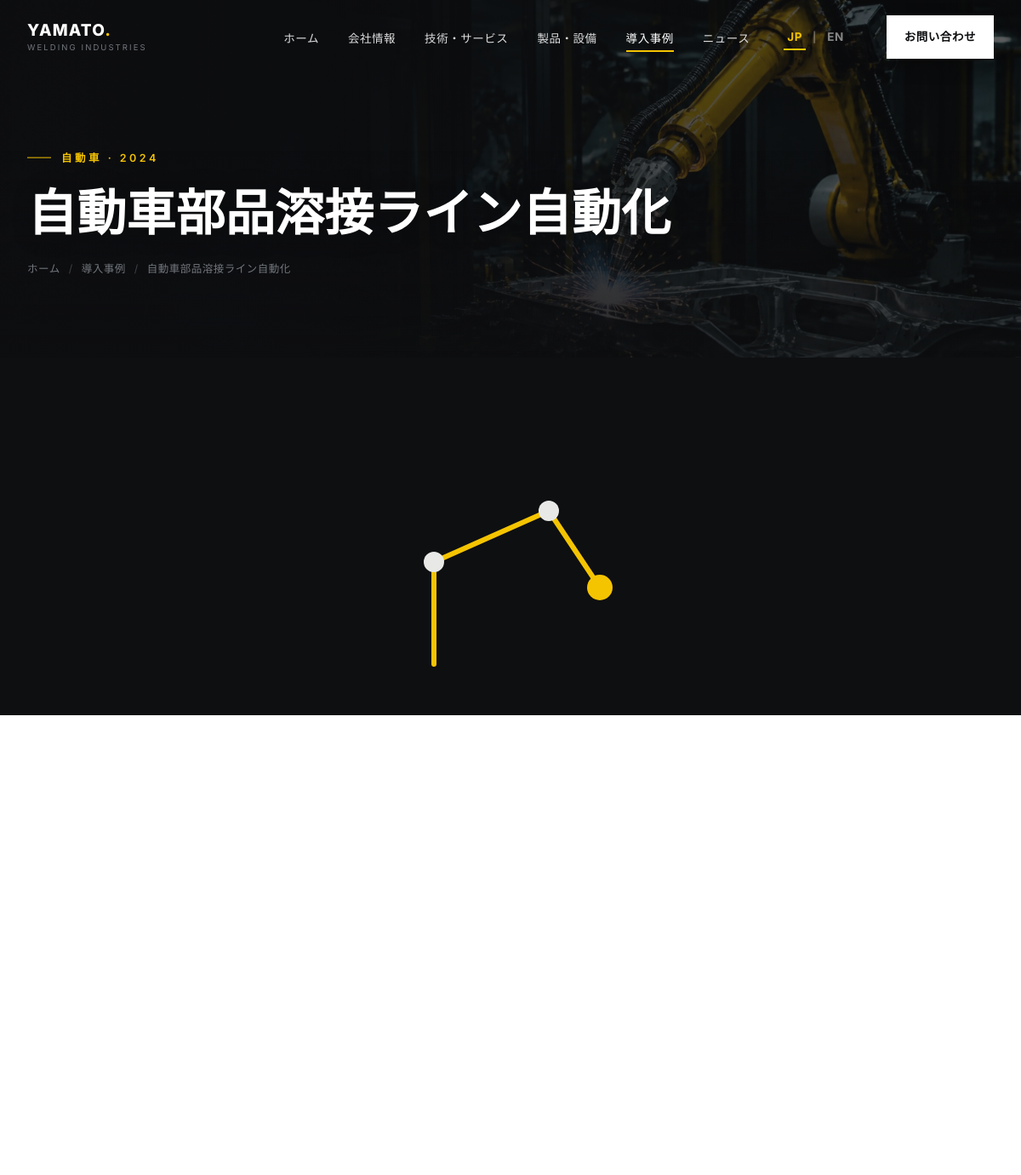
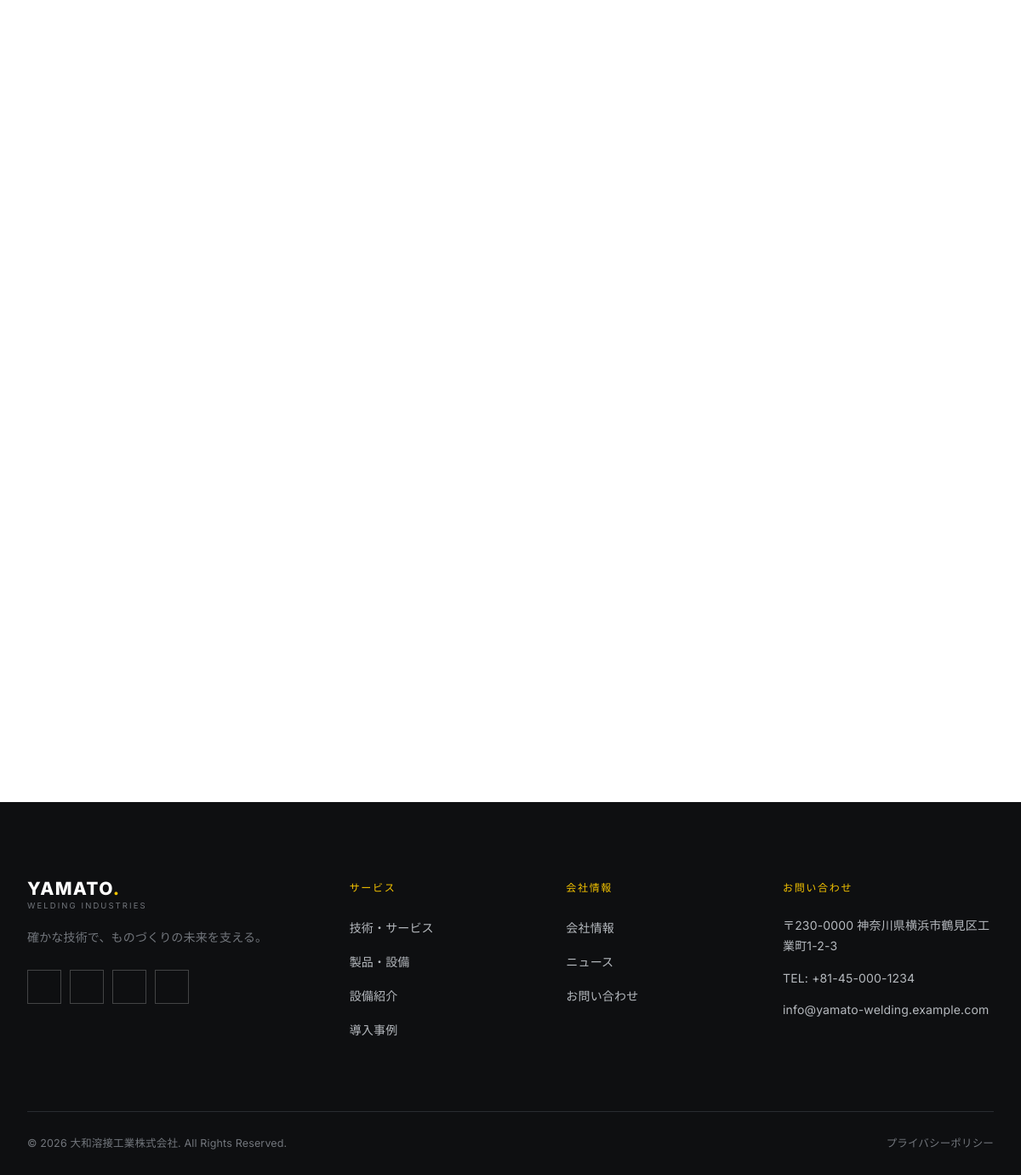
The page /project-detail.php?slug=automotive-welding-line-automation on the database its author committed (2 pictures, top to bottom).
### tables this page shows
CREATE TABLE projects (
    id INT AUTO_INCREMENT PRIMARY KEY,
    name_ja VARCHAR(255) NOT NULL,
    name_en VARCHAR(255) NOT NULL,
    industry_ja VARCHAR(100),
    industry_en VARCHAR(100),
    year VARCHAR(10),
    location_ja VARCHAR(100),
    location_en VARCHAR(100),
    description_ja TEXT,
    description_en TEXT,
    challenge_ja TEXT,
    challenge_en TEXT,
    solution_ja TEXT,
    solution_en TEXT,
    technology_ja TEXT,
    technology_en TEXT,
    result_ja TEXT,
    result_en TEXT,
    image VARCHAR(255),
    gallery TEXT,
    slug VARCHAR(255) UNIQUE,
    status TINYINT(1) DEFAULT 1,
    created_at TIMESTAMP DEFAULT CURRENT_TIMESTAMP
);

### includes/language.php (called while the page is built, shortened)
<?php
$CURRENT_LANG = $_SESSION['site_lang'];
$LANG = require __DIR__ . '/lang/' . $CURRENT_LANG . '.php';
function t(string $key): string
{
    global $LANG;
    return $LANG[$key] ?? $key;
}
function tf(array $row, string $field): string
{
    global $CURRENT_LANG;
    $primary   = $row[$field . '_' . $CURRENT_LANG] ?? '';
    $fallback  = $CURRENT_LANG === 'ja'
        ? ($row[$field . '_en'] ?? '')
        : ($row[$field . '_ja'] ?? '');
    $value = trim((string) $primary) !== '' ? $primary : $fallback;
    return (string) $value;
}

### project-detail.php (the view, shortened to what this page needs)
<?php
require_once __DIR__ . '/includes/functions.php';
require_once __DIR__ . '/includes/language.php';
$pdo = getPDO();
$slug = clean($_GET['slug'] ?? '');
$stmt = $pdo->prepare("SELECT * FROM projects WHERE slug = :slug AND status = 1");
$stmt->execute([':slug' => $slug]);
$project = $stmt->fetch();
$stmt = $pdo->prepare("SELECT * FROM projects WHERE status = 1 AND id != :id ORDER BY created_at DESC LIMIT 3");
$stmt->execute([':id' => $project['id']]);
$related = $stmt->fetchAll();
$pageHeaderImage = page_header_image_url($project['image'] ?? null, 'projects', 1);
include __DIR__ . '/includes/header.php';
?>
<section class="page-header" style="--page-header-bg:url('<?= e($pageHeaderImage) ?>');">
    <div class="container">
        <div class="eyebrow"><?= e(tf($project, 'industry')) ?> · <?= e($project['year']) ?></div>
        <h1 class="page-title"><?= e(tf($project, 'name')) ?></h1>
        <div class="breadcrumb">
            <a href="<?= e(base_url('index.php')) ?>"><?= e(t('breadcrumb_home')) ?></a>
            <span class="sep">/</span>
            <a href="<?= e(base_url('projects.php')) ?>"><?= e(t('nav_projects')) ?></a>
            <span class="sep">/</span>
            <span><?= e(tf($project, 'name')) ?></span>
        </div>
    </div>
</section>
<div class="detail-hero-media">
    <img src="<?= e(image_url($project['image'], 'projects')) ?>" alt="<?= e(tf($project, 'name')) ?>">
</div>
<section class="section section--white">
    <div class="container">
        <div class="detail-grid">
            <div>
            </div>
        </div>
        <?php if (!empty($related)): ?>
        <div class="grid-cards">
        </div>
        <?php endif; ?>
    </div>
</section>
<?php include __DIR__ . '/includes/footer.php'; ?>

### assets/css/style.css (style rules this page uses)
:root { --c-black: #0E0F11; --c-graphite: #191B1F; --c-dark-gray: #292C31; --c-gray: #72767C; --c-light-gray: #E8E9E7; --c-white: #FFFFFF; --c-off-white: #F5F5F2; --c-yellow: #F5C400; --font-jp: 'Noto Sans JP', 'Inter', sans-serif; --font-en: 'Inter', 'Noto Sans JP', sans-serif; --container: 1240px; --gutter: 32px; --header-h: 88px; --ease: cubic-bezier(.22, .61, .36, 1); --transition: 0.5s var(--ease); }
html[lang="ja"] { --font-body: var(--font-jp); }
*, *::before, *::after { box-sizing: border-box; }
html { scroll-behavior: smooth; }
body { margin: 0; font-family: var(--font-body, var(--font-jp)); color: var(--c-graphite); background: var(--c-white); -webkit-font-smoothing: antialiased; line-height: 1.75; font-size: 16px; letter-spacing: 0.01em; overflow-x: hidden; }
img { max-width: 100%; display: block; }
a { color: inherit; text-decoration: none; }
h1, h2, h3, h4, p { margin: 0; }
.container { max-width: var(--container); margin: 0 auto; padding: 0 var(--gutter); }
.section { padding: 120px 0; position: relative; }
.section--white { background: var(--c-white); color: var(--c-graphite); }
.eyebrow { display: inline-flex; align-items: center; gap: 12px; font-family: var(--font-en); font-size: 12.5px; font-weight: 600; letter-spacing: 0.28em; text-transform: uppercase; color: var(--c-yellow); margin-bottom: 20px; }
.eyebrow::before { content: ""; width: 28px; height: 1px; background: var(--c-yellow); }
.grid-cards { display: grid; grid-template-columns: repeat(3, 1fr); gap: 40px; }
.page-header { position: relative; isolation: isolate; min-height: 420px; display: flex; align-items: center; padding: calc(var(--header-h) + 58px) 0 64px; background-color: var(--c-black); color: var(--c-white); overflow: hidden; }
.page-header::before { content: ""; position: absolute; inset: -70px -24px; z-index: -2; background-image: linear-gradient(90deg, rgba(14,15,17,0.91) 0%, rgba(14,15,17,0.78) 50%, rgba(14,15,17,0.62) 100%), var(--page-header-bg, url('../images/hero-machining-v2.jpg')); background-size: cover; background-position: center; transform: translate3d(0, var(--parallax-y, 0px), 0); will-change: transform; }
.page-header::after { content: ""; position: absolute; inset: 0; z-index: -1; background: linear-gradient(0deg, rgba(14,15,17,0.52), transparent 58%); pointer-events: none; }
.page-header > .container { position: relative; z-index: 1; width: 100%; transform: translate3d(0, var(--parallax-content-y, 0px), 0); will-change: transform; }
.page-header .eyebrow { color: var(--c-yellow); }
.page-title { max-width: 920px; font-size: clamp(36px, 5vw, 58px); font-weight: 800; line-height: 1.18; text-shadow: 0 2px 28px rgba(0,0,0,0.22); }
.breadcrumb { margin-top: 20px; display: flex; gap: 10px; align-items: center; font-family: var(--font-en); font-size: 12.5px; color: var(--c-gray); letter-spacing: 0.04em; }
.breadcrumb .sep { opacity: 0.5; }
.detail-hero-media { height: 420px; overflow: hidden; background: var(--c-light-gray); }
.detail-hero-media img { width: 100%; height: 100%; object-fit: cover; }
.detail-grid { display: grid; grid-template-columns: 1.6fr 1fr; gap: 64px; margin-top: 64px; }

### rows shown on the page
projects: industry_ja "自動車", year "2024", name_ja "自動車部品溶接ライン自動化", image (picture)

### other values the page prints
t('nav_home') "ホーム"
t('nav_about') "会社情報"
t('nav_technology') "技術・サービス"
t('nav_products') "製品・設備"
t('nav_projects') "導入事例"
t('nav_news') "ニュース"
t('lang_jp') "JP"
t('lang_en') "EN"
t('nav_contact') "お問い合わせ"
t('breadcrumb_home') "ホーム"
$footTagline "確かな技術で、ものづくりの未来を支える。"
t('footer_services') "サービス"
t('nav_facility') "設備紹介"
t('footer_company') "会社情報"
t('footer_contact') "お問い合わせ"
